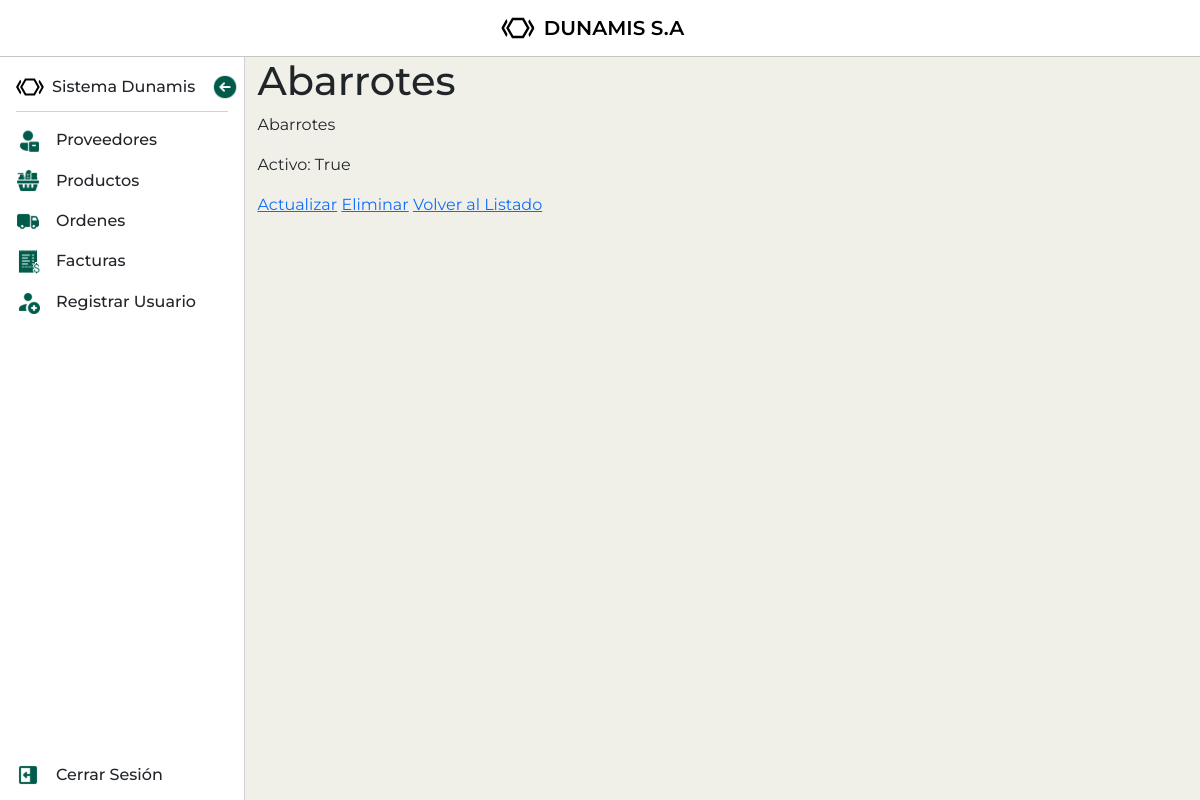
Page /productos/tipo-producto/5/ (signed in) on the committed database.
### mod_ventas/sub_mod_productos/models.py (models this page shows, shortened)
class TipoProducto(models.Model):
    nombre =  models.CharField(max_length=100, default='')
    descripcion = models.CharField(max_length=255)
    activo = models.BooleanField(default=True)

### mod_ventas/sub_mod_productos/views.py (the view)
# urls.py: path('tipo-producto/<int:pk>/', TipoProductoDetailView.as_view(), name='tipo_producto_detail'),
class TipoProductoDetailView(DetailView):
    model = TipoProducto
    template_name = 'sub_mod_productos/tipo_producto_detail.html'
    context_object_name = 'tipo_producto'
    def get_object(self, queryset=None):
        try:
            return super().get_object(queryset)
        except TipoProducto.DoesNotExist:
            raise Http404("TipoProducto not found")

### mod_ventas/sub_mod_productos/templates/sub_mod_productos/tipo_producto_detail.html (shortened to what this page needs)
{% extends "base.html" %}
{% block content %}
    <h1>{{ tipo_producto.nombre }}</h1>
    <p>{{ tipo_producto.descripcion }}</p>
    <p>Activo: {{ tipo_producto.activo }}</p>
    <a href="{% url 'tipo_producto_update' tipo_producto.id %}">Actualizar</a>
    <a href="{% url 'tipo_producto_delete' tipo_producto.id %}">Eliminar</a>
    <a href="{% url 'tipo_producto_list' %}">Volver al Listado</a>
{% endblock content %}

### static/css/styles.css (style rules this page uses)
:root { --primary-color: #005b4a; --secondary-color: #2F4858; --font-color: #252525; --bg-color: #F1F0E8; }
body { height: 100vh; overflow: hidden; font-family: "Montserrat"; background-color: var(--bg-color); }

### rows in the picture
TipoProducto: nombre "Abarrotes", descripcion "Abarrotes", activo "True"
